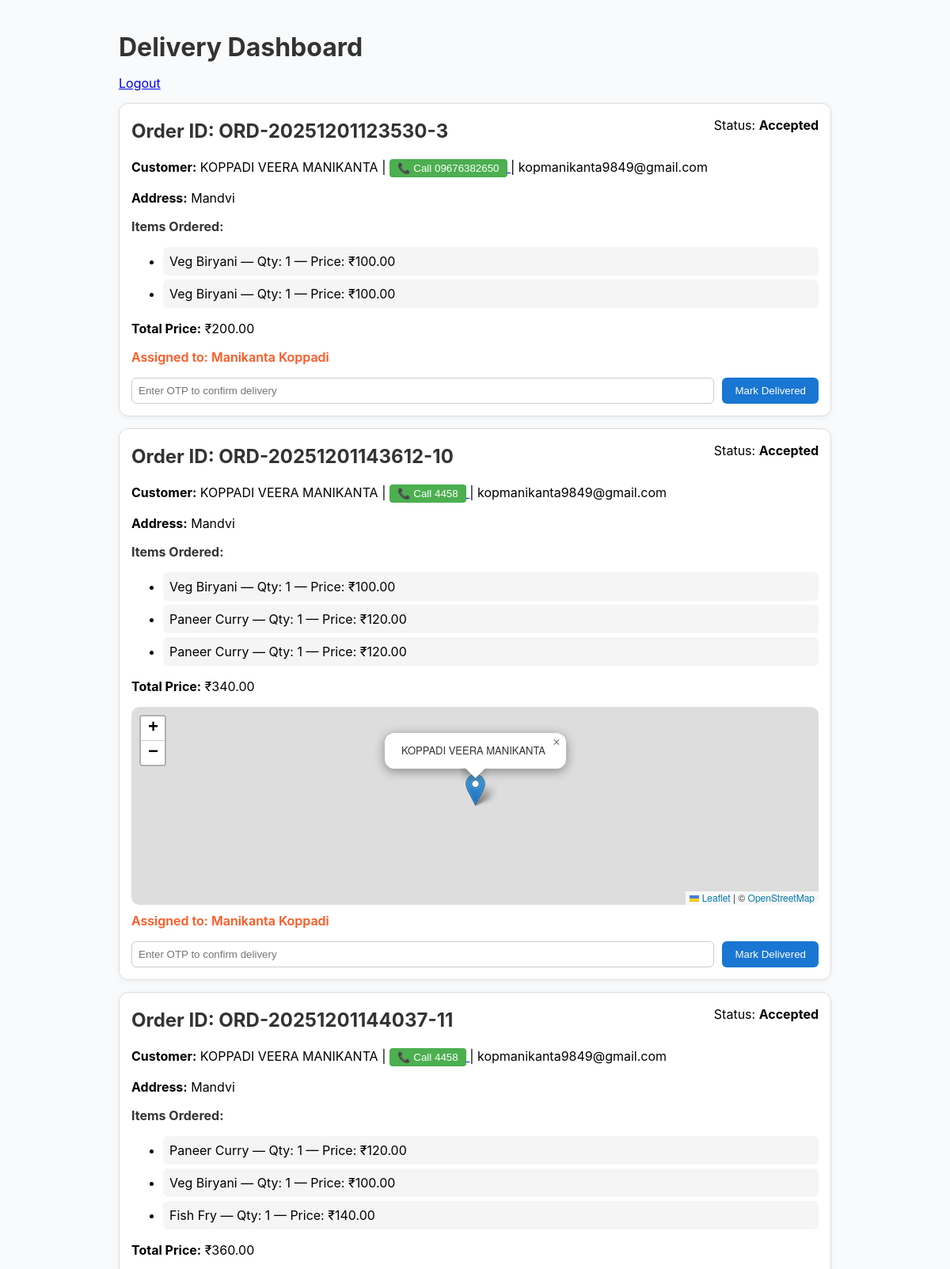
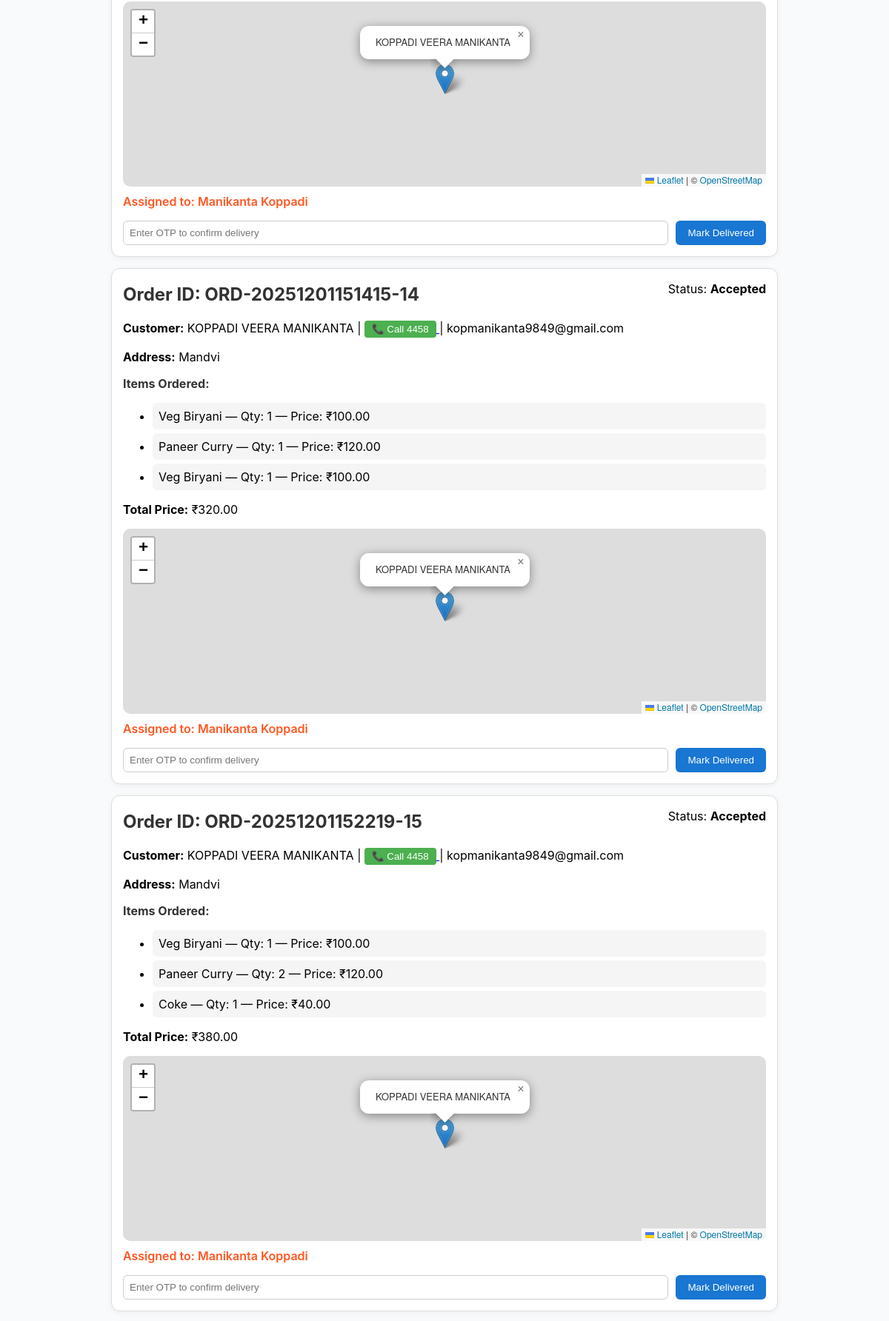
The app's page /delivery/dashboard (signed in, upper part) with its own data (2 pictures, top to bottom).
### app.py (models this page shows, shortened)
class Order(db.Model):
    __tablename__ = "order"
    id = db.Column(db.Integer, primary_key=True)
    order_id = db.Column(db.String(64), unique=True, index=True)
    customer_name = db.Column(db.String(200))
    email = db.Column(db.String(200))
    phone = db.Column(db.String(40))
    address = db.Column(db.String(400))
    status = db.Column(db.String(50), default="Pending")
    latitude = db.Column(db.Float, nullable=True)
    longitude = db.Column(db.Float, nullable=True)
    map_link = db.Column(db.String(500), nullable=True)
    created_at = db.Column(db.DateTime, default=datetime.utcnow)
    otp = db.Column(db.String(6), nullable=True)
    delivery_person_id = db.Column(db.Integer, db.ForeignKey("delivery_person.id"), nullable=True)
    items = db.relationship("OrderItem", backref="order", lazy=True)
    def total_price(self):
        return sum(float(i.price) * int(i.quantity) for i in self.items)

class OrderItem(db.Model):
    __tablename__ = "order_item"
    id = db.Column(db.Integer, primary_key=True)
    order_id = db.Column(db.Integer, db.ForeignKey("order.id"))
    item_name = db.Column(db.String(200))
    quantity = db.Column(db.Integer, default=1)
    price = db.Column(db.Float, default=0.0)

class DeliveryPerson(db.Model):
    __tablename__ = "delivery_person"
    id = db.Column(db.Integer, primary_key=True)
    name = db.Column(db.String(200), nullable=False)
    phone = db.Column(db.String(20), unique=True, nullable=False)
    username = db.Column(db.String(100), unique=True)
    password_hash = db.Column(db.String(255))
    orders = db.relationship("Order", backref="delivery_person", lazy=True)

### app.py (the view, shortened to what this page needs)
@app.route("/delivery/dashboard", methods=["GET", "POST"])
def delivery_dashboard():
    if not session.get("delivery_logged_in"):
        return redirect(url_for("delivery_login"))
    dp_id = session.get("delivery_person_id")
    orders = Order.query.filter(Order.delivery_person_id == dp_id, Order.status != "Delivered").order_by(Order.created_at.asc()).all()
    return render_template("delivery_dashboard.html", orders=orders)

### templates/delivery_dashboard.html (shortened to what this page needs)
<!doctype html>
<html>
<head>
  <link rel="stylesheet" href="https://unpkg.com/leaflet/dist/leaflet.css" />
</head>
<body>
  <div class="container">
    <h1>Delivery Dashboard</h1>
    <p class="logout"><a href="{{ url_for('delivery_logout') }}">Logout</a></p>
    {% if orders %}
      {% for o in orders %}
        <div class="order-card">
          <div class="order-header">
            <h2>Order ID: {{ o.order_id }}</h2>
            <p>Status: <strong>{{ o.status }}</strong></p>
          </div>
          <p><strong>Customer:</strong> {{ o.customer_name }} |
            <a href="tel:{{ o.phone }}">
              <button type="button" class="call-btn">📞 Call {{ o.phone }}</button>
            </a> |
            {{ o.email }}
          </p>
          <p><strong>Address:</strong> {{ o.address }}</p>
          <h4>Items Ordered:</h4>
          <ul class="item-list">
            {% for item in o.items %}
              <li>{{ item.item_name }} — Qty: {{ item.quantity }} — Price: ₹{{ "%.2f"|format(item.price) }}</li>
            {% endfor %}
          </ul>
          <p><strong>Total Price:</strong> ₹{{ "%.2f"|format(o.total_price()) }}</p>
          {% if o.latitude and o.longitude %}
          <div id="map-{{ o.id }}" class="map"></div>
          {% endif %}
          {% if o.delivery_person %}
            <p class="assigned-person">Assigned to: {{ o.delivery_person.name }}</p>
          {% else %}
            <p class="assigned-person">Not assigned yet</p>
          {% endif %}
          {% if o.status != 'Delivered' %}
          <form method="POST" class="otp-form" action="{{ url_for('delivery_dashboard') }}">
            <input type="text" name="otp" placeholder="Enter OTP to confirm delivery" required>
            <button type="submit">Mark Delivered</button>
          </form>
          {% endif %}
        </div>
      {% endfor %}
    {% else %}
      <p>No orders assigned to you.</p>
    {% endif %}
  </div>
</body>
</html>

### templates/delivery_dashboard.html (style rules this page uses)
body { font-family: "Inter", sans-serif; background: #f9fafb; margin: 0; padding: 0; }
.container { max-width: 900px; margin: 20px auto; padding: 15px; }
h1, h2, h4 { color: #333; margin: 5px 0; }
.order-card { background: #fff; border: 1px solid #ddd; border-radius: 12px; padding: 15px; margin: 15px 0; box-shadow: rgba(0,0,0,0.05) 0px 2px 8px; }
.item-list li { background: #f5f5f5; padding: 8px; border-radius: 6px; margin: 5px 0; }
.otp-form { margin-top: 10px; display: flex; gap: 10px; flex-wrap: wrap; }
.otp-form input { padding: 8px; border-radius: 6px; border: 1px solid #ccc; flex: 1; }
.otp-form button { padding: 8px 16px; background: #1976d2; color: white; border: none; border-radius: 6px; cursor: pointer; transition: 0.2s; }
.assigned-person { margin-top: 10px; font-weight: 600; color: #ff5722; }
.logout { margin-bottom: 15px; }
.order-header { display: flex; justify-content: space-between; flex-wrap: wrap; }
.order-header p { margin: 2px 0; }
.call-btn { padding:4px 10px; background:#4caf50; color:white; border:none; border-radius:4px; cursor:pointer; }
.map { width: 100%; height: 250px; margin-top: 10px; border-radius: 10px; }

### records on screen
Order: order_id "ORD-20251201123530-3", status "Accepted", customer_name "KOPPADI VEERA MANIKANTA", phone "09676382650", email "kopmanikanta9849@gmail.com", address "Mandvi", delivery_person.name "Manikanta Koppadi"
OrderItem: item_name "Veg Biryani", quantity "1", price "100.00", total_price "200.00"
OrderItem: item_name "Veg Biryani", quantity "1", price "100.00"
Order: order_id "ORD-20251201143612-10", status "Accepted", customer_name "KOPPADI VEERA MANIKANTA", phone "4458", email "kopmanikanta9849@gmail.com", address "Mandvi", delivery_person.name "Manikanta Koppadi"
OrderItem: item_name "Veg Biryani", quantity "1", price "100.00", total_price "340.00"
OrderItem: item_name "Paneer Curry", quantity "1", price "120.00"
OrderItem: item_name "Paneer Curry", quantity "1", price "120.00"
Order: order_id "ORD-20251201144037-11", status "Accepted", customer_name "KOPPADI VEERA MANIKANTA", phone "4458", email "kopmanikanta9849@gmail.com", address "Mandvi", delivery_person.name "Manikanta Koppadi"
OrderItem: item_name "Paneer Curry", quantity "1", price "120.00", total_price "360.00"
OrderItem: item_name "Veg Biryani", quantity "1", price "100.00"
OrderItem: item_name "Fish Fry", quantity "1", price "140.00"
Order: order_id "ORD-20251201151415-14", status "Accepted", customer_name "KOPPADI VEERA MANIKANTA", phone "4458", email "kopmanikanta9849@gmail.com", address "Mandvi", delivery_person.name "Manikanta Koppadi"
OrderItem: item_name "Veg Biryani", quantity "1", price "100.00", total_price "320.00"
OrderItem: item_name "Paneer Curry", quantity "1", price "120.00"
OrderItem: item_name "Veg Biryani", quantity "1", price "100.00"
Order: order_id "ORD-20251201152219-15", status "Accepted", customer_name "KOPPADI VEERA MANIKANTA", phone "4458", email "kopmanikanta9849@gmail.com", address "Mandvi", delivery_person.name "Manikanta Koppadi"
OrderItem: item_name "Veg Biryani", quantity "1", price "100.00", total_price "380.00"
OrderItem: item_name "Paneer Curry", quantity "2", price "120.00"
OrderItem: item_name "Coke", quantity "1", price "40.00"
